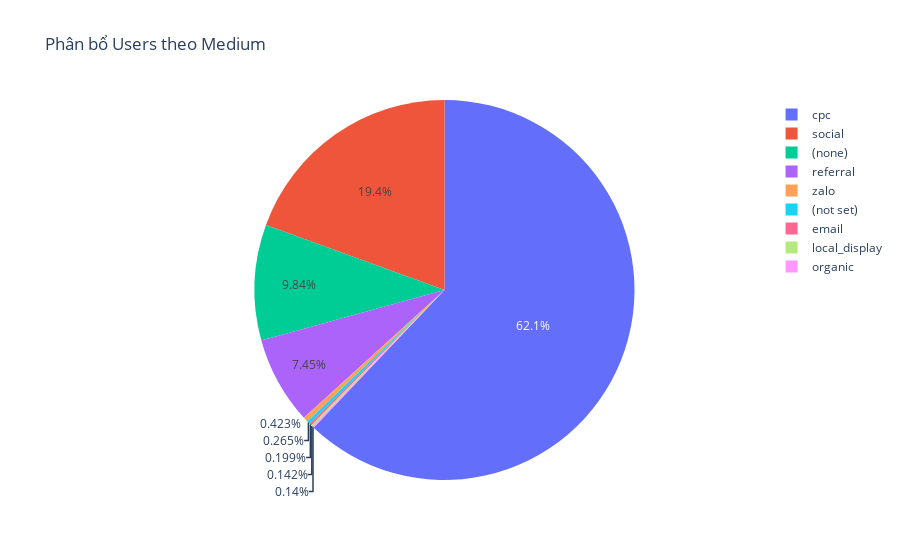

This figure's notebook cell:
### Code cell
import plotly.graph_objects as go

# Tính tổng số Users của từng loại Medium
medium_users = df.groupby('new_medium')['Users'].sum()

# Tạo đối tượng Pie
fig = go.Figure(data=go.Pie(labels=medium_users.index, values=medium_users))

# Đặt tiêu đề và các thuộc tính của biểu đồ tròn
fig.update_layout(
    title="Phân bổ Users theo Medium",
    showlegend=True,
)

# Hiển thị biểu đồ
fig.show()

### Figure 1 — Plotly figure (JSON) as saved in the notebook; plotly's stock layout.template omitted (floating-point values rounded to 4 significant figures)
{"data": [{"labels": ["(none)", "(not set)", "cpc", "email", "local_display", "organic", "referral", "social", "zalo"], "type": "pie", "values": [64653, 1742, 407955, 1309, 934, 920, 48971, 127724, 2782]}], "layout": {"showlegend": true, "title": {"text": "Phân bổ Users theo Medium"}}}
